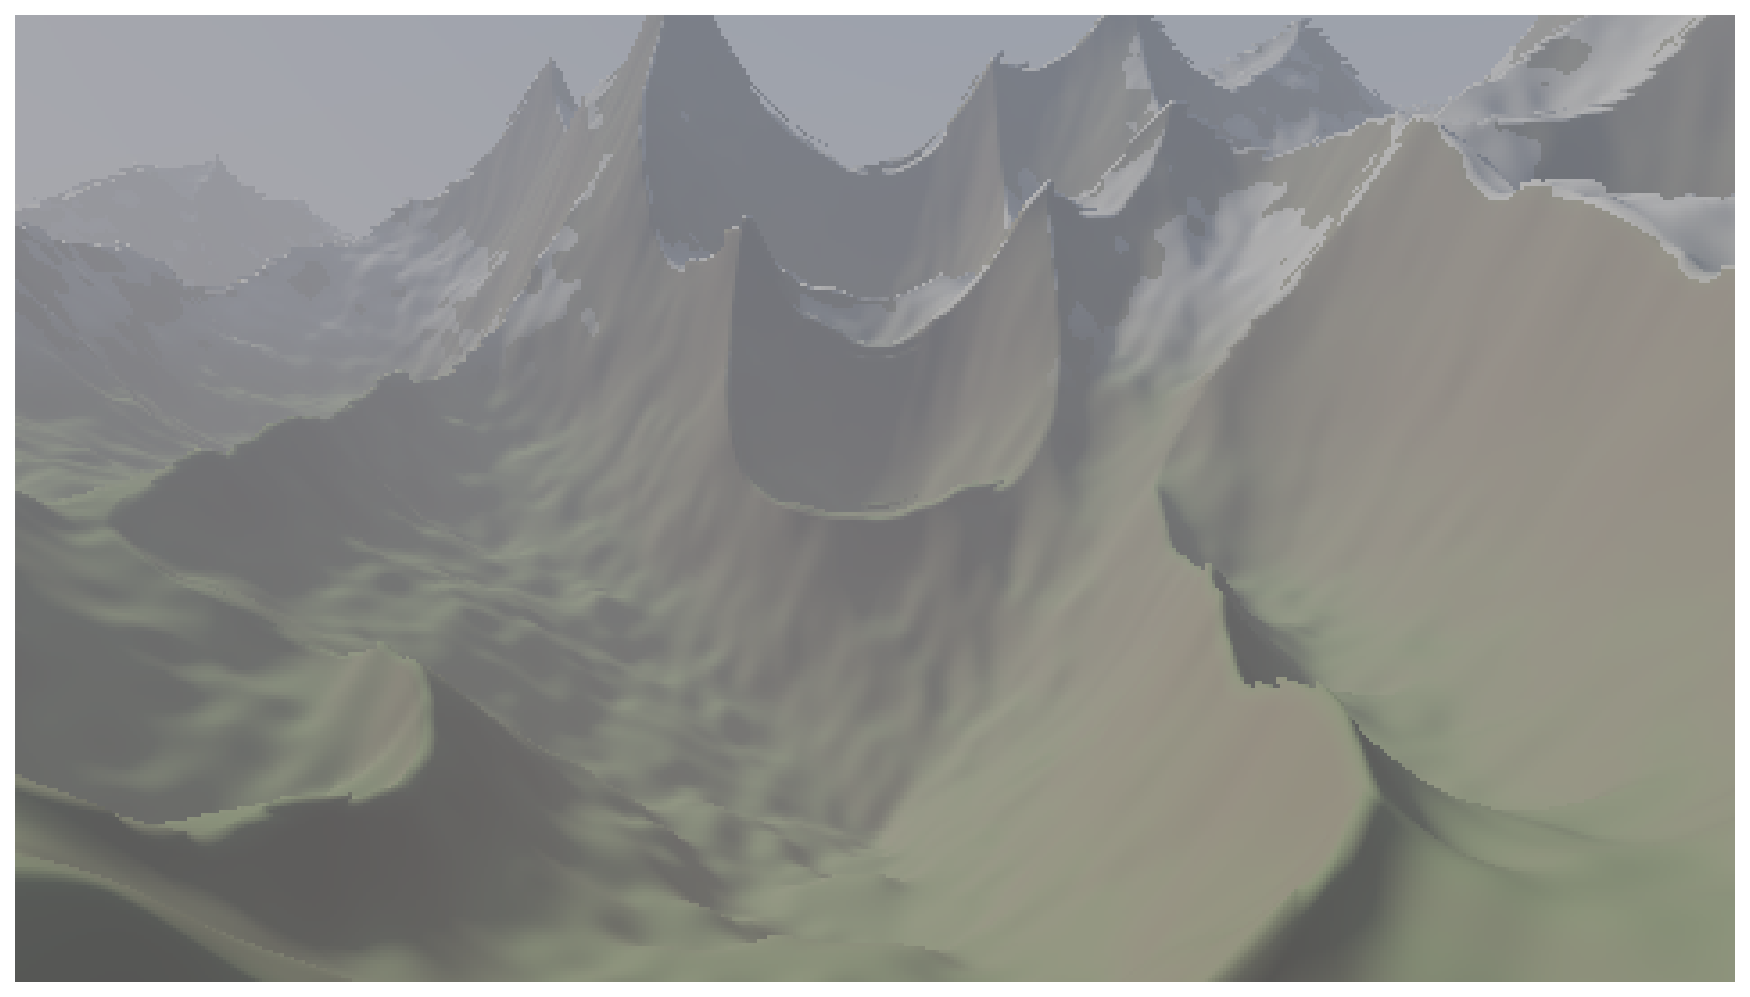

This chart was generated by the following Python code:
# /// script
# requires-python = ">=3.10"
# dependencies = ["matplotlib", "numpy"]
# ///
"""3D terrain via heightmap raymarching. Pure numpy, no 3D engine.

Per pixel: cast a ray from camera, march until it dips below the heightmap,
compute the normal from the heightmap gradient, shade with sun + fog + sky.
"""
import numpy as np
import matplotlib.pyplot as plt

# ---------- noise ----------
def hash2(x, y):
    h = np.sin(x * 127.1 + y * 311.7) * 43758.5453
    return h - np.floor(h)

def noise2(x, y):
    xi, yi = np.floor(x), np.floor(y)
    xf, yf = x - xi, y - yi
    u = xf * xf * (3 - 2 * xf)
    v = yf * yf * (3 - 2 * yf)
    a = hash2(xi, yi);     b = hash2(xi + 1, yi)
    c = hash2(xi, yi + 1); d = hash2(xi + 1, yi + 1)
    return (a * (1 - u) + b * u) * (1 - v) + (c * (1 - u) + d * u) * v

def terrain(x, z):
    """fbm with ridged low octaves for sharp peaks, smooth high octaves for detail."""
    h = np.zeros_like(x)
    amp, freq = 1.0, 0.05
    for i in range(7):
        n = noise2(x * freq, z * freq)
        if i < 3:
            n = 1 - np.abs(2 * n - 1)  # ridge
            n = n * n
        h += amp * n
        amp *= 0.5
        freq *= 2.0
    return h * 8.0 - 1.5

# ---------- camera ----------
def make_rays(W, H, cam, target, fov_deg=55):
    forward = target - cam; forward /= np.linalg.norm(forward)
    right = np.cross(forward, np.array([0, 1, 0])); right /= np.linalg.norm(right)
    up = np.cross(right, forward)

    aspect = W / H
    fov_scale = np.tan(np.radians(fov_deg) / 2)
    px = ((np.arange(W) + 0.5) / W * 2 - 1) * aspect * fov_scale
    py = (1 - (np.arange(H) + 0.5) / H * 2) * fov_scale
    px, py = np.meshgrid(px, py)

    rd = (forward[:, None, None]
          + right[:, None, None] * px
          + up[:, None, None] * py)
    rd /= np.linalg.norm(rd, axis=0)
    ro = np.broadcast_to(cam[:, None, None], (3, H, W)).copy()
    return ro, rd

# ---------- raymarch ----------
def march(ro, rd, max_t=120, steps=140):
    H, W = ro.shape[1], ro.shape[2]
    t = np.full((H, W), 0.5)
    p = ro + rd * t
    h_prev = p[1] - terrain(p[0], p[2])
    t_prev = t.copy()
    hit = np.zeros((H, W), dtype=bool)
    t_hit = np.full((H, W), max_t)

    for _ in range(steps):
        p = ro + rd * t
        h_now = p[1] - terrain(p[0], p[2])
        crossed = (~hit) & (h_now < 0) & (h_prev > 0)
        frac = h_prev / (h_prev - h_now + 1e-8)
        t_cross = t_prev + frac * (t - t_prev)
        t_hit = np.where(crossed, t_cross, t_hit)
        hit |= crossed

        t_prev = t.copy()
        h_prev = h_now
        # adaptive step: proportional to clearance, with floor that grows with distance
        step = np.maximum(0.15 + 0.01 * t, h_now * 0.4)
        t = np.where(hit, t, t + step)
        if (t > max_t).all() or hit.all():
            break
    t_hit = np.where(hit, t_hit, max_t)
    return hit, t_hit

# ---------- shading ----------
def normal_at(x, z, eps=0.08):
    dx = terrain(x + eps, z) - terrain(x - eps, z)
    dz = terrain(x, z + eps) - terrain(x, z - eps)
    n = np.stack([-dx, np.full_like(dx, 2 * eps), -dz])
    n /= np.linalg.norm(n, axis=0) + 1e-9
    return n

def sky(rd, sun):
    horizon = np.array([0.95, 0.78, 0.62])
    zenith  = np.array([0.30, 0.48, 0.78])
    t = np.clip(rd[1] * 0.5 + 0.5, 0, 1)
    col = horizon[:, None, None] * (1 - t)[None] + zenith[:, None, None] * t[None]
    sun_dot = np.clip(rd[0] * sun[0] + rd[1] * sun[1] + rd[2] * sun[2], 0, 1)
    col = col + np.array([1.0, 0.85, 0.65])[:, None, None] * (sun_dot ** 64) * 1.2
    col = col + np.array([1.0, 0.7, 0.45])[:, None, None]  * (sun_dot ** 4)  * 0.15
    return col

def render(W=480, H=270):
    cam = np.array([0.0, 4.0, -10.0])
    target = np.array([0.0, 2.5, 0.0])
    sun = np.array([0.6, 0.5, 0.3]); sun /= np.linalg.norm(sun)

    ro, rd = make_rays(W, H, cam, target, fov_deg=55)
    hit, t_hit = march(ro, rd)

    p = ro + rd * t_hit
    n = normal_at(p[0], p[2])

    # diffuse + ambient sky
    diff = np.clip(n[0] * sun[0] + n[1] * sun[1] + n[2] * sun[2], 0, 1)
    ambient = np.clip(n[1], 0, 1) * 0.4

    # albedo: blend grass/rock by slope, snow up high
    height_n = np.clip((p[1] + 1.5) / 9.0, 0, 1)
    slope = 1 - n[1]
    grass = np.array([0.32, 0.42, 0.22])
    rock  = np.array([0.42, 0.36, 0.30])
    snow  = np.array([0.92, 0.94, 0.97])

    s = np.clip(slope * 1.4, 0, 1)
    albedo = grass[:, None, None] * (1 - s) + rock[:, None, None] * s
    snow_mask = (height_n > 0.55) & (slope < 0.45)
    snow_mask = snow_mask.astype(float) * np.clip((height_n - 0.55) / 0.2, 0, 1)
    albedo = albedo * (1 - snow_mask) + snow[:, None, None] * snow_mask

    sun_color = np.array([1.0, 0.92, 0.78])[:, None, None]
    sky_amb   = np.array([0.45, 0.55, 0.75])[:, None, None]
    color = albedo * (sun_color * diff + sky_amb * ambient)

    # atmospheric fog
    fog = 1 - np.exp(-t_hit * 0.025)
    sky_col = sky(rd, sun)
    color = color * (1 - fog) + sky_col * fog
    color = np.where(hit[None], color, sky_col)

    # tone map + gamma
    color = color / (color + 1.0)
    color = np.clip(color, 0, 1) ** (1 / 2.2)

    img = np.transpose(color, (1, 2, 0))
    fig, ax = plt.subplots(figsize=(12, 12 * H / W))
    ax.imshow(img)
    ax.axis('off')
    plt.tight_layout()
    plt.savefig('terrain_3d.png', dpi=150, bbox_inches='tight')
    plt.show()

if __name__ == '__main__':
    render()
